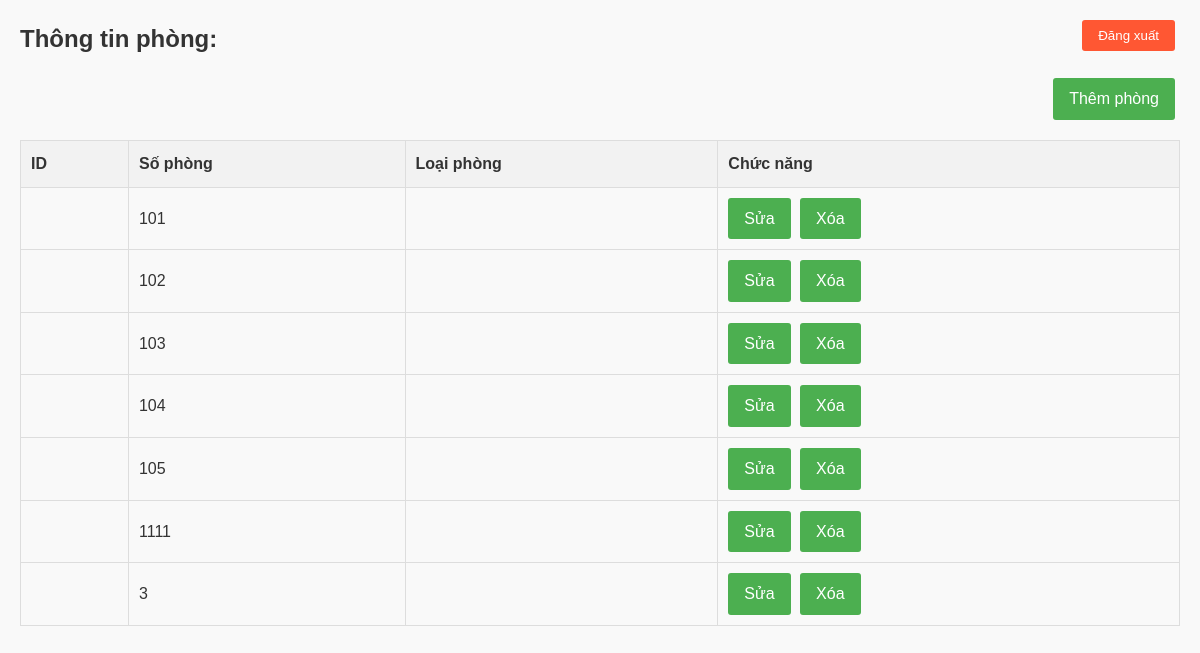
The app's page /thongtinphong.php (signed in) with its own data.
### tables this page shows
CREATE TABLE `rooms` (
  `room_id` int(11) NOT NULL,
  `room_number` varchar(20) NOT NULL,
  `capacity` int(11) NOT NULL,
  `status` enum('Có sẵn','Đã thuê','Bảo trì') DEFAULT 'Có sẵn',
  `created_at` timestamp NOT NULL DEFAULT current_timestamp()
);

### thongtinphong.php (the view, shortened to what this page needs)
<?php
include('connect.php');
$rooms_query = "SELECT * FROM rooms";
$rooms_result = $conn->query($rooms_query);
?>
<!DOCTYPE html>
<html lang="en">
<head>
    <link rel="stylesheet" href="css/style.css">
</head>
<body>
    <div class="container">
        <form method="POST" action="">
            <button type="submit" name="logout" class="btn logout-button">Đăng xuất</button>
        </form>
        <h2>Thông tin phòng:</h2>
        <div class="button-container add-buttons">
            <a href="add_room.php" class="btn">Thêm phòng</a>
        </div>
        <?php if (isset($rooms_result) && $rooms_result->num_rows > 0): ?>
            <table>
                <tr>
                    <th>ID</th>
                    <th>Số phòng</th>
                    <th>Loại phòng</th>
                    <th>Chức năng</th>
                </tr>
                <?php while ($row = $rooms_result->fetch_assoc()): ?>
                    <tr>
                        <td><?php echo $row["ID"]; ?></td>
                        <td><?php echo $row["room_number"]; ?></td>
                        <td><?php echo $row["room_type"]; ?></td>
                        <td>
                            <a href="edit_room.php?id=<?php echo $row['ID']; ?>" class="btn">Sửa</a>
                            <a href="delete_room.php?id=<?php echo $row['ID']; ?>" class="btn" onclick="return confirm('Bạn có chắc chắn muốn xóa phòng này?')">Xóa</a>
                        </td>
                    </tr>
                <?php endwhile; ?>
            </table>
        <?php else: ?>
            <p>Không có phòng</p>
        <?php endif; ?>
    </div>
</body>
</html>

### css/style.css (style rules this page uses)
* { margin: 0; padding: 0; box-sizing: border-box; }
body { font-family: Arial, sans-serif; background-color: #f9f9f9; color: #333; line-height: 1.6; }
.container { max-width: 1200px; margin: 0 auto; padding: 20px; position: relative; }
h2 { margin-bottom: 20px; color: #333; font-size: 24px; }
.btn { display: inline-block; padding: 8px 16px; background-color: #4CAF50; color: white; text-decoration: none; border: none; border-radius: 3px; cursor: pointer; transition: background-color 0.3s; margin-right: 5px; }
table { width: 100%; border-collapse: collapse; margin-bottom: 20px; }
th, td { padding: 10px; border: 1px solid #ddd; text-align: left; }
th { background-color: #f2f2f2; color: #333; font-weight: bold; }
.button-container { justify-content: flex-start; margin-bottom: 20px; }
.button-container .btn { flex-grow: 1; }
.add-buttons { text-align: right; }
.logout-button { position: absolute; top: 20px; right: 20px; background-color: #ff5733; color: white; padding: 8px 16px; border: none; border-radius: 3px; cursor: pointer; transition: background-color 0.3s; }

### records on screen
rooms: room_number "101"
rooms: room_number "102"
rooms: room_number "103"
rooms: room_number "104"
rooms: room_number "105"
rooms: room_number "1111"
rooms: room_number "3"
